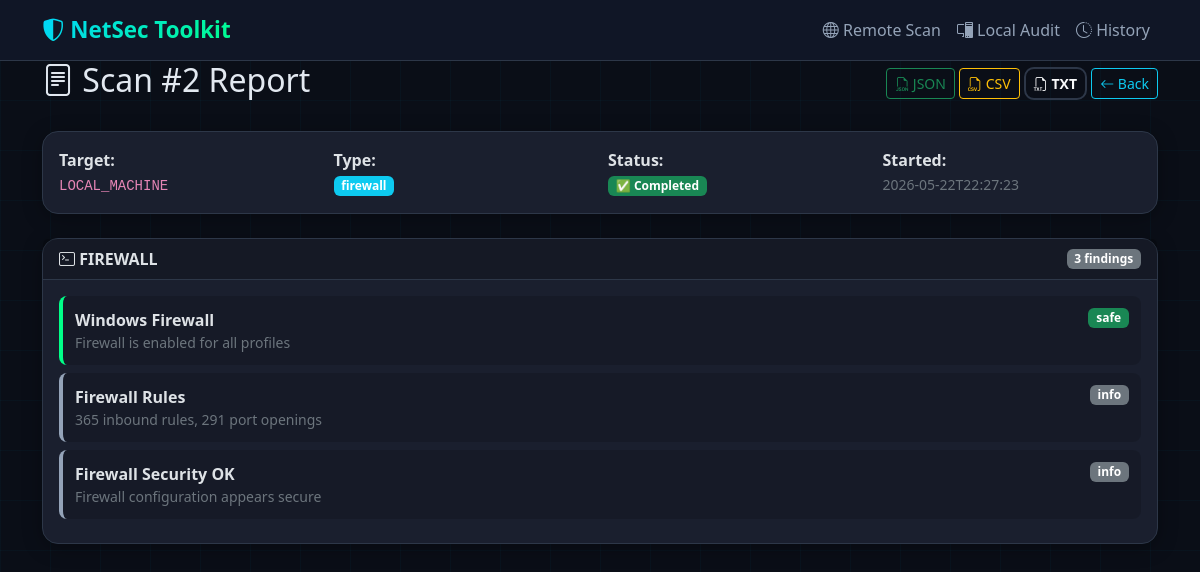
/scan/2, run on the app's committed database.
### utils/database.py (models this page shows, shortened)
class ScanHistory(db.Model):
    __tablename__ = 'scan_history'
    id = db.Column(db.Integer, primary_key=True)
    target_url = db.Column(db.String(500), nullable=False)
    scan_type = db.Column(db.String(100), nullable=False)
    status = db.Column(db.String(50), default='running')
    results = db.Column(db.Text, default='{}')
    started_at = db.Column(db.DateTime, default=datetime.utcnow)
    completed_at = db.Column(db.DateTime, nullable=True)
    def to_dict(self):
        return {
            'id': self.id,
            'target_url': self.target_url,
            'scan_type': self.scan_type,
            'status': self.status,
            'started_at': self.started_at.isoformat() if self.started_at else None,
            'completed_at': self.completed_at.isoformat() if self.completed_at else None,
        }
    def get_results(self):
        try:
            return json.loads(self.results) if self.results else {}
        except (json.JSONDecodeError, TypeError):
            return {}

### app.py (the view)
@app.route('/scan/<int:scan_id>')
def scan_detail(scan_id):
    record = ScanHistory.query.get_or_404(scan_id)
    return render_template('scan_detail.html', scan=record.to_dict(), results=record.get_results())

### templates/scan_detail.html (shortened to what this page needs)
<!DOCTYPE html>
<html lang="en" data-bs-theme="dark">
<head>
    <link href="https://cdn.jsdelivr.net/npm/bootstrap@5.3.2/dist/css/bootstrap.min.css" rel="stylesheet">
    <link href="https://cdn.jsdelivr.net/npm/bootstrap-icons@1.11.2/font/bootstrap-icons.css" rel="stylesheet">
    <link rel="stylesheet" href="{{ url_for('static', filename='css/main.css') }}">
</head>
<body>
    <nav class="navbar navbar-expand-lg sticky-top">
        <div class="container">
            <a class="navbar-brand" href="/"><i class="bi bi-shield-shaded"></i> NetSec Toolkit</a>
            <div class="collapse navbar-collapse" id="navbarNav">
                <ul class="navbar-nav ms-auto">
                    <li class="nav-item"><a class="nav-link" href="/"><i class="bi bi-globe"></i> Remote Scan</a></li>
                    <li class="nav-item"><a class="nav-link" href="/local"><i class="bi bi-pc-display"></i> Local Audit</a></li>
                    <li class="nav-item"><a class="nav-link" href="/scans"><i class="bi bi-clock-history"></i> History</a></li>
                </ul>
            </div>
        </div>
    </nav>
    <div class="container position-relative" style="z-index: 1;">
        <div class="d-flex justify-content-between align-items-center mb-4">
            <h2><i class="bi bi-file-text"></i> Scan #{{ scan.id }} Report</h2>
            <div>
                <a href="/api/export/{{ scan.id }}/json" class="btn btn-outline-success btn-sm"><i class="bi bi-filetype-json"></i> JSON</a>
                <a href="/api/export/{{ scan.id }}/csv" class="btn btn-outline-warning btn-sm"><i class="bi bi-filetype-csv"></i> CSV</a>
                <a href="/api/export/{{ scan.id }}/txt" class="btn btn-outline-light btn-sm"><i class="bi bi-filetype-txt"></i> TXT</a>
                <a href="/scans" class="btn btn-outline-info btn-sm"><i class="bi bi-arrow-left"></i> Back</a>
            </div>
        </div>
        <div class="card mb-4">
            <div class="card-body">
                <div class="row g-3">
                    <div class="col-md-3"><strong>Target:</strong><br><code>{{ scan.target_url }}</code></div>
                    <div class="col-md-3"><strong>Type:</strong><br><span class="badge bg-info">{{ scan.scan_type }}</span></div>
                    <div class="col-md-3"><strong>Status:</strong><br>
                        {% if scan.status == 'completed' %}
                            <span class="badge bg-success">✅ Completed</span>
                        {% elif scan.status == 'running' %}
                            <span class="badge bg-warning text-dark">⏳ Running</span>
                        {% else %}
                            <span class="badge bg-secondary">{{ scan.status }}</span>
                        {% endif %}
                    </div>
                    <div class="col-md-3"><strong>Started:</strong><br><span class="text-secondary small">{{ scan.started_at[:19] if scan.started_at else '—' }}</span></div>
                </div>
            </div>
        </div>
        {% if results %}
            {% for scan_type, findings in results.items() %}
            <div class="card mb-3">
                <div class="card-header d-flex justify-content-between align-items-center">
                    <span><i class="bi bi-terminal"></i> {{ scan_type.replace('_', ' ') | upper }}</span>
                    <span class="badge bg-secondary">{{ findings|length }} findings</span>
                </div>
                <div class="card-body findings-list">
                    {% if findings %}
                        {% for f in findings %}
                        <div class="finding severity-{{ f.severity }}">
                            <div class="d-flex justify-content-between align-items-start">
                                <div>
                                    <strong>{{ f.title }}</strong>
                                    <p class="mb-0 text-secondary small">{{ f.description }}</p>
                                </div>
                                <span class="badge bg-{{ 'danger' if f.severity == 'high' else 'warning text-dark' if f.severity == 'medium' else 'info' if f.severity == 'low' else 'success' if f.severity == 'safe' else 'secondary' }}">
                                    {{ f.severity }}
                                </span>
                            </div>
                        </div>
                        {% endfor %}
                    {% else %}
                        <p class="text-secondary mb-0"><i class="bi bi-info-circle"></i> No findings for this scan type.</p>
                    {% endif %}
                </div>
            </div>
            {% endfor %}
        {% endif %}
    </div>
</body>
</html>

### static/css/main.css (style rules this page uses)
:root { --bg-primary: #0a0e17; --bg-secondary: #111827; --bg-card: #1a1f2e; --accent-cyan: #00d4ff; --accent-green: #00ff88; --accent-red: #ff3355; --accent-yellow: #ffaa33; --text-primary: #e2e8f0; --text-secondary: #94a3b8; --border-color: #2d3748; }
* { box-sizing: border-box; }
body { background: var(--bg-primary); color: var(--text-primary); font-family: 'Segoe UI', system-ui, -apple-system, sans-serif; min-height: 100vh; }
.navbar { background: rgba(17, 24, 39, 0.95) !important; backdrop-filter: blur(20px); border-bottom: 1px solid var(--border-color); z-index: 100; }
.navbar-brand { font-weight: 800; font-size: 1.4rem; background: linear-gradient(135deg, var(--accent-cyan), var(--accent-green)); -webkit-background-clip: text; -webkit-text-fill-color: transparent; }
.nav-link { color: var(--text-secondary) !important; font-weight: 500; }
.card { background: var(--bg-card); border: 1px solid var(--border-color); border-radius: 16px; transition: all 0.3s ease; box-shadow: 0 4px 20px rgba(0, 0, 0, 0.3); }
.card-header { background: rgba(0, 0, 0, 0.2); border-bottom: 1px solid var(--border-color); font-weight: 600; }
.btn-outline-light { border: 2px solid var(--border-color); border-radius: 10px; font-weight: 600; }
.findings-list .finding { padding: 12px; margin-bottom: 8px; border-radius: 8px; border-left: 4px solid var(--border-color); background: rgba(0, 0, 0, 0.15); }

### templates/scan_detail.html (style rules this page uses)
.finding { padding: 12px; margin-bottom: 8px; border-radius: 8px; border-left: 4px solid var(--border-color); background: rgba(0,0,0,0.15); }
.finding.severity-info { border-color: var(--text-secondary); }
.finding.severity-safe { border-color: var(--accent-green); }

### data on the page
ScanHistory: target_url "LOCAL_MACHINE", scan_type "firewall", replace "FIREWALL", findings "3", title "Windows Firewall" "Firewall Rules" "Firewall Security OK", description "Firewall is enabled for all profiles" "365 inbound rules, 291 port openings" "Firewall configuration appears secure", severity "safe" "info" "info"

### other printed values
{{ scan.id }} "2"
{{ scan.started_at[:19] if scan.started_at else '—' }} "2026-05-22T22:27:23"
